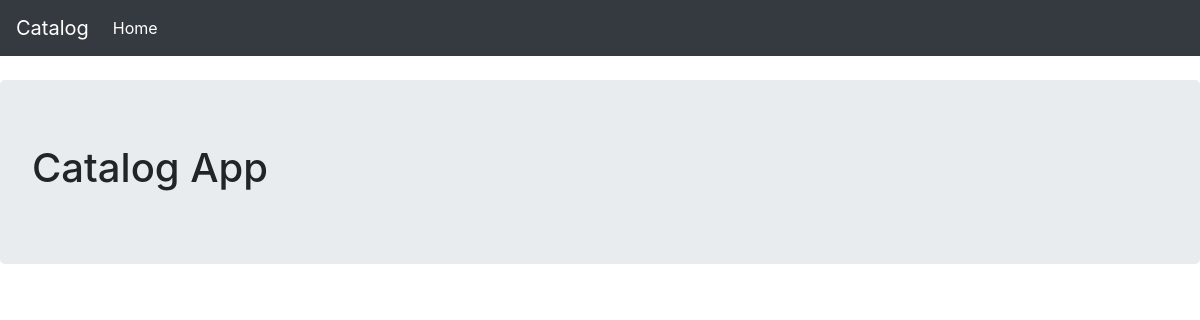
Before: / with the older database file.
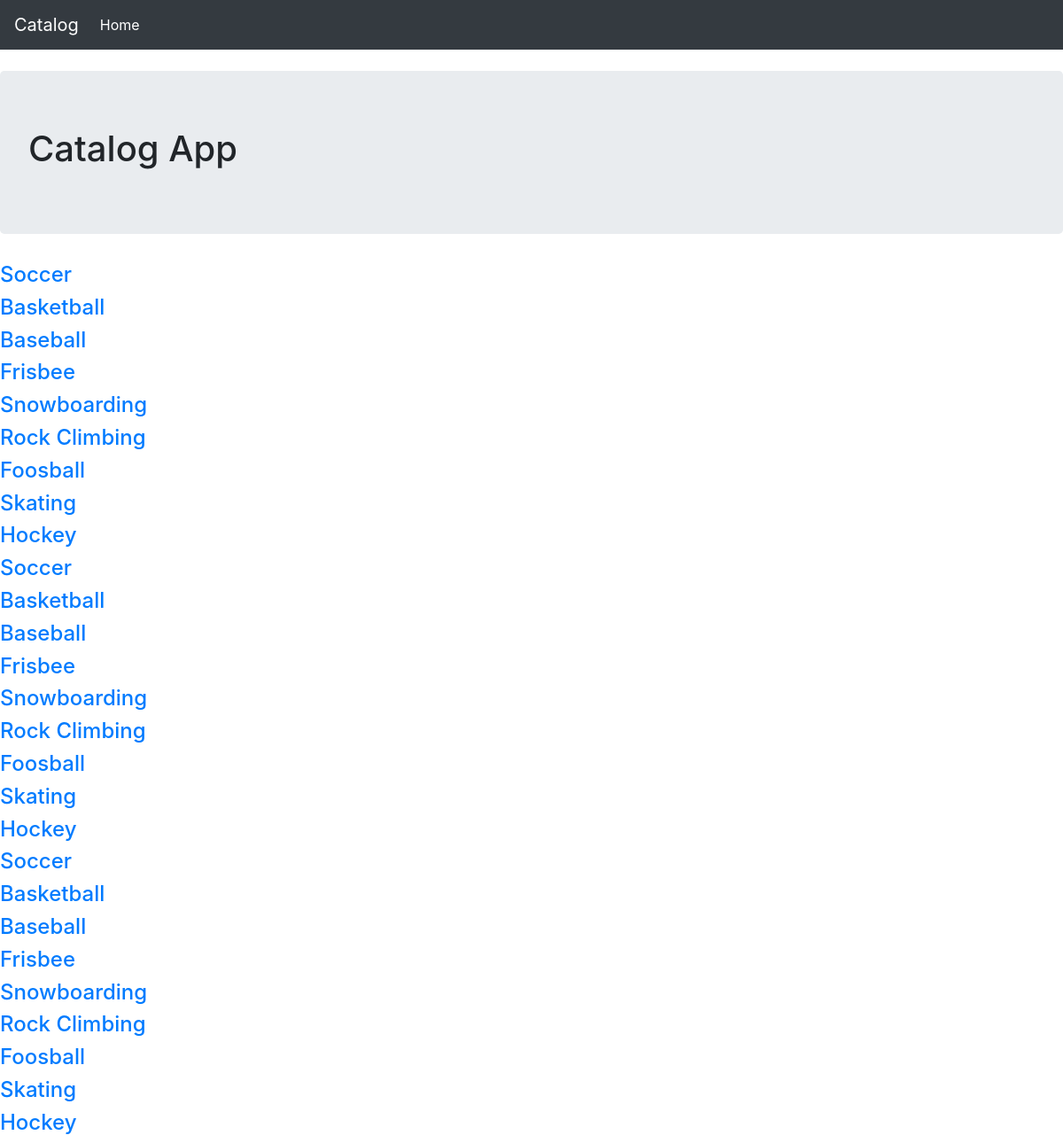
After: the same page with the newer database file.
### models.py (models this page shows, shortened)
class Category(Base):
    __tablename__ = 'category'
    id = Column(Integer, primary_key=True)
    name = Column(String(250))

### application.py (the view)
@app.route('/')
def homePage():
    categories = session.query(Category).all()
    return render_template('index.html', categories = categories)

### templates/index.html
{% extends 'base.html' %}
{% block header %}
    <h1>{% block title %}Catalog App{% endblock %}</h1>
{% endblock %}
{% block content %}
    {% for c in categories %}
            <h4><a href="{{ url_for('categoryItems', category=c.name) }}">{{ c.name }}</a></h4>
    {% endfor %}
{% endblock %}

### templates/base.html (shortened to what this page needs)
<!doctype html>
<html lang="en">
  <head>
    <link rel="stylesheet" href="https://stackpath.bootstrapcdn.com/bootstrap/4.3.1/css/bootstrap.min.css">
  </head>
  <body>
    <nav class="navbar navbar-expand-md navbar-dark bg-dark mb-4">
      <a class="navbar-brand" href="{{ url_for('homePage') }}">Catalog</a>
      <ul class="navbar-nav mr-auto">
        <li class="nav-item active"><a class="nav-link" href="{{url_for('homePage')}}">Home <span class="sr-only">(current)</span></a></li>
      </ul>
    </nav>
    <section class="content">
      <header class="jumbotron">
        {% block header %}{% endblock %}
      </header>
      {% block content %}{% endblock %}
    </section>
  </body>
</html>

Changed rows visible on the page:
added Category: name "Soccer"
added Category: name "Basketball"
added Category: name "Baseball"
added Category: name "Frisbee"
added Category: name "Snowboarding"
added Category: name "Rock Climbing"
added Category: name "Foosball"
added Category: name "Skating"
added Category: name "Hockey"
added Category: name "Soccer"
added Category: name "Basketball"
added Category: name "Baseball"
added Category: name "Frisbee"
added Category: name "Snowboarding"
added Category: name "Rock Climbing"
added Category: name "Foosball"
added Category: name "Skating"
added Category: name "Hockey"
added Category: name "Soccer"
added Category: name "Basketball"
added Category: name "Baseball"
added Category: name "Frisbee"
added Category: name "Snowboarding"
added Category: name "Rock Climbing"
added Category: name "Foosball"
added Category: name "Skating"
added Category: name "Hockey"
